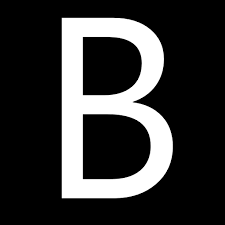
#> input picture py-process/assets/images/letterB.png, 225 x 225 px, found by its file name
$ python thining_python2.py
#> lines starting #> are read from the running program, lines starting #| are printed output that depends on the picture; after the words box and inside, x2 and y2 are one past the last pixel; in counts of white or black regions, pixels touching at a corner belong together

from scipy import weave
import numpy as np
import cv2
import sys
from matplotlib import pyplot as plt
"""
    This function read an image
"""
def readi(path, typer = "color"):
#> called with path = '../../assets/images/letterB.png', typer = 'gray'
    if typer == "color":
        return cv2.imread(path, 1)
    elif typer == "gray":
        return cv2.imread(path, 0)
#> returned value is the input picture: shape (225, 225); min 0, max 255, mean 53.3


def operation(im, iter):
    I, M = im, np.zeros(im.shape, np.uint8)
    expr = """
    for (int i = 1; i < NI[0]-1; i++) {
            for (int j = 1; j < NI[1]-1; j++) {
                    int p2 = I2(i-1, j);
                    int p3 = I2(i-1, j+1);
                    int p4 = I2(i, j+1);
                    int p5 = I2(i+1, j+1);
                    int p6 = I2(i+1, j);
                    int p7 = I2(i+1, j-1);
                    int p8 = I2(i, j-1);
                    int p9 = I2(i-1, j-1);
                    int A  = (p2 == 0 && p3 == 1) + (p3 == 0 && p4 == 1) +
                             (p4 == 0 && p5 == 1) + (p5 == 0 && p6 == 1) +
                             (p6 == 0 && p7 == 1) + (p7 == 0 && p8 == 1) +
                             (p8 == 0 && p9 == 1) + (p9 == 0 && p2 == 1);
                    int B  = p2 + p3 + p4 + p5 + p6 + p7 + p8 + p9;
                    int m1 = iter == 0 ? (p2 * p4 * p6) : (p2 * p4 * p8);
                    int m2 = iter == 0 ? (p4 * p6 * p8) : (p2 * p6 * p8);
                    if (A == 1 && B >= 2 && B <= 6 && m1 == 0 && m2 == 0) {
                            M2(i,j) = 1;
                    }
            }
    }
    """

    weave.inline(expr, ["I", "iter", "M"])
    result = (I & ~M)
    return result


def thinning(src):
    dst = src.copy() / 255
    prev = np.zeros(src.shape[:2], np.uint8)
    diff = None

    while True:
            dst = operation(dst, 0)
            dst = operation(dst, 1)
            diff = np.absolute(dst - prev)
            prev = dst.copy()
            if np.sum(diff) == 0:
                    break

    return dst * 255


if __name__ == "__main__":
    src = readi("../../assets/images/letterB.png", "gray")
    _, bw2 = cv2.threshold(src, 10, 255, cv2.THRESH_BINARY)
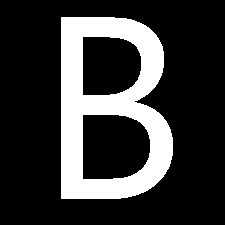
#> bw2: shape (225, 225); 21.8% white; 1 white region, box (x1, y1, x2, y2) and area: (61, 17, 173, 199) 11019
    plt.subplot(1,2,1), plt.imshow(src, cmap="gray"), plt.title("Real Image")
    plt.show()
    bw2 = thinning(bw2)
#> (the run stopped early here; a loop or call above may not have finished)
